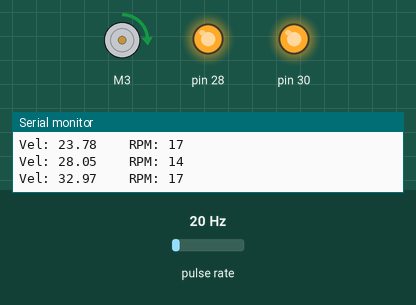
Simulated run of this sketch. Board: Arduino Mega 2560, built with avr-gcc and run on an emulated ATmega2560. Parts: DC motor (green arrow = forward, orange = backward, longer = faster), output pins drawn as LEDs (lit = HIGH), the last lines printed to the serial monitor. Wiring (inferred from the names in the program): pulse sensor: data pin 19. The inputs (shaded band) are chosen by the test bench; at power-on: pulse rate 20 Hz.

Above: at 1.29 s.
1.3 s: pulse rate (sensor on pin 19) set to 4 Hz
At 3.23 s:
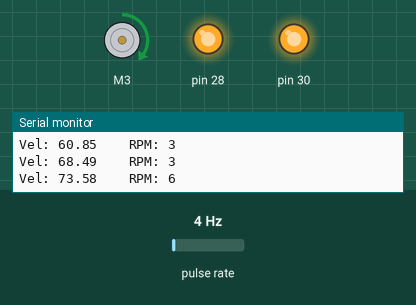
4.3 s: pulse rate (sensor on pin 19) set to 150 Hz
7.3 s: pulse rate (sensor on pin 19) set to 50 Hz
At 8.06 s:
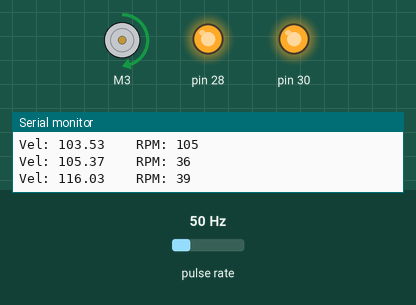
10.3 s: pulse rate (sensor on pin 19) set to 4 Hz
At 15.7 s:
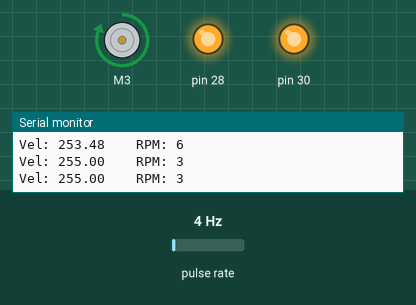
Timing chart, 0 to 17.2 s (numbered marks = the images above; inputs shaded):
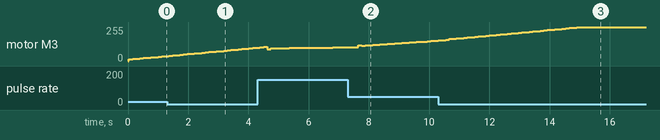

The sketch:

FunBots_Controle_Velocidade_Motor_PID_Tacometro.ino
```cpp
// Bibliotecas
#include <AFMotor.h>
#include <PID_v1.h>

// Configuração do Motor
AF_DCMotor motor(3);

// Constantes do Controle PID
#define MIN_PWM 0
#define MAX_PWM 255
#define KP 0.1
#define KI 0.2
#define KD 0.005

// Variáveis do Sensor Infravermelho e PID
double rpm;
volatile byte pulsos;
unsigned long timeold;
int pinoSensor = 19;               //Pino do Arduino ligado ao pino D0 do sensor
unsigned int pulsosDisco = 20;    //Altere o valor conforme disco encoder
double velocidade = 0;
double velocidadeSetpoint = 130;  // Alterar conforme velocidade desejada

// Cria PID para controle
PID motorPID(&rpm, &velocidade, &velocidadeSetpoint, KP, KI, KD, DIRECT);

// Função executada a cada interrupção
void contador()
{
  pulsos++;  //Incrementa contador
}

/*
 *  SETUP
 */
void setup() {
  // Inicia Serial
  Serial.begin(9600);

  // Alimentacao 5V
  pinMode(28, OUTPUT);
  pinMode(30, OUTPUT);
  digitalWrite(28, HIGH);
  digitalWrite(30, HIGH);

  // Configura Interrupção
  pinMode(pinoSensor, INPUT);
  attachInterrupt(digitalPinToInterrupt(pinoSensor), contador, FALLING);
  pulsos = 0;
  rpm = 0;
  timeold = 0;

  // Configura controle PID
  motorPID.SetOutputLimits(MIN_PWM, MAX_PWM);
  motorPID.SetMode(AUTOMATIC);
}

/*
 * LOOP
 */
void loop() {
  delay(30);
  // Calcula RPM a cada 1 Segundo
  unsigned long dt = 250;
  if (millis() - timeold >= dt)
  {
    detachInterrupt(0);    //Desabilita interrupção durante o cálculo para evitar sair do IF
    rpm = (60.0 * (float)dt / (float)pulsosDisco ) / (millis() - timeold) * pulsos;
    timeold = millis();
    pulsos = 0;

    // Exibe valores no serial monitor
    Serial.print("Vel: ");
    Serial.print(velocidade, 2);
    Serial.print("    ");
    Serial.print("RPM: ");
    Serial.println(rpm, 0);

    // Habilita novamente a interrupção
    attachInterrupt(19, contador, FALLING);
  }

  // Calcula o PWM do motor conforme Controle PID
  motorPID.Compute();

  // Ajusta PWM no motor
  motor.setSpeed(velocidade);   // Utiliza velocidade calculada
  motor.run(FORWARD);          // Movimenta motor
}
```
